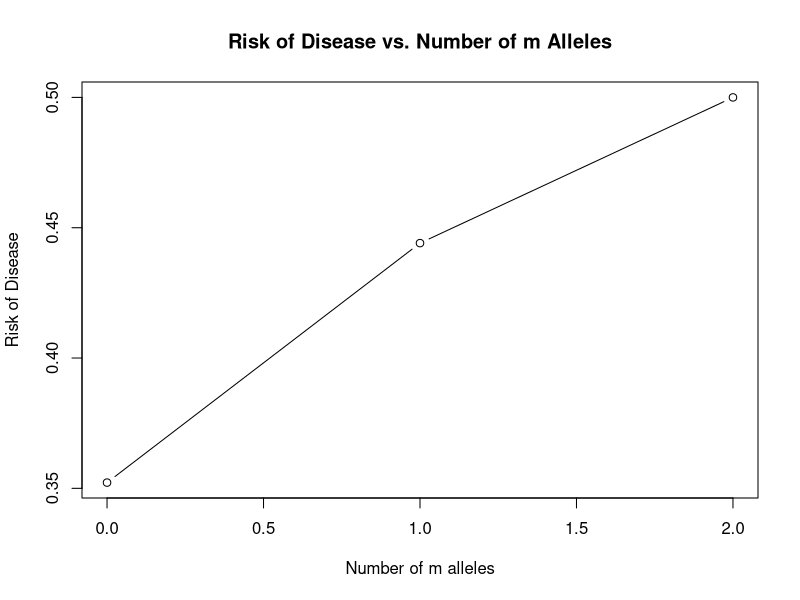

Generate this figure with R:
## ---- chunk 1
X <- matrix(c(112, 278, 150, 206, 348, 150),byrow=TRUE,ncol=3)
colnames(X) <- c("AA", "Aa", "aa")
rownames(X) <- c("Cases", "Controls")
X
Y <- cbind(2*X[,1]+X[,2],2*X[,3]+X[,2]);
colnames(Y) <- c("A","a");Y

chisq_test <- chisq.test(Y,correct=FALSE)
cat("\nP-value:", chisq_test$p.value)
odds_ratio_test <- fisher.test(Y)
cat("\nOdds ratio:", odds_ratio_test$estimate)
## ---- chunk 2
# Codominant model
chisq_test_codominant <- chisq.test(X)
p_value_codominant_chi <- chisq_test_codominant$p.value
p_value_codominant_fish <- fisher.test(X)$p.value

# Dominant model
Y_dominant <- cbind(X[,1], X[,2]+X[,3])
colnames(Y_dominant) <- c("AA", "Aa or aa")
rownames(Y_dominant) <- c("Cases", "Control")
p_value_dominant_chi <- chisq.test(Y_dominant)$p.value
p_value_dominant_fish <- fisher.test(Y_dominant)$p.value

# Recessive model
Y_recessive <- cbind(X[,1]+X[,2],X[,3])
colnames(Y_recessive) <- c("AA or Aa", "aa")
rownames(Y_recessive) <- c("Cases", "Control")
p_value_recessive_chi <- chisq.test(Y_recessive)$p.value
p_value_recessive_fish <- fisher.test(Y_recessive)$p.value

cat("P-value of Chi-squared test for codominant model:", p_value_codominant_chi, "\n")
cat("P-value of Fisher's test for codominant model:", p_value_codominant_fish, "\n\n")

cat("P-value of Chi-squared test for dominant model:", p_value_dominant_chi, "\n")
cat("P-value of Fisher's test for dominant model:", p_value_dominant_fish, "\n\n")
cat("P-value of Chi-squared testfor recessive model:", p_value_recessive_chi, "\n")
cat("P-value of Fisher's test for recessive model:", p_value_recessive_fish, "\n")
## ---- chunk 3
MM_cases <- X["Cases", "AA"]
Mm_cases <- X["Cases", "Aa"]
mm_cases <- X["Cases", "aa"]

MM_controls <- X["Controls", "AA"]
Mm_controls <- X["Controls", "Aa"]
mm_controls <- X["Controls", "aa"]

total_MM <- MM_cases + MM_controls
total_Mm <- Mm_cases + Mm_controls
total_mm <- mm_cases + mm_controls

risk_MM <- MM_cases / total_MM
risk_Mm <- Mm_cases / total_Mm
risk_mm <- mm_cases / total_mm

m_alleles <- c(0, 1, 2)

risks <- c(risk_MM, risk_Mm, risk_mm)

plot(m_alleles, risks, type="b", xlab="Number of m alleles", ylab="Risk of Disease", 
     main="Risk of Disease vs. Number of m Alleles")
## ---- chunk 4
n <- sum(X) # total snips
cases <- X[1, ] # has disease
controls <- X[2, ] # does not have disease

# Create genotype matrices
# replicate values 0, 1, 2 based on the number of snips in cases:
cas <- rep(c(0,1,2), cases) 
con <- rep(c(0,1,2), controls)

y <- c(rep(1, sum(cases)), rep(0, sum(controls))) # with/without disease matrix
x <- c(cas, con)

r <- cor(x,y) # coefficient of correlation
A <- n*(r^2) # Armitage trend test statistic
cat("Armitage trend test statistic:", A)

# get p-value
pvalue <- pchisq(A, df=1, lower.tail=FALSE)
cat("\nP-value:", pvalue)
